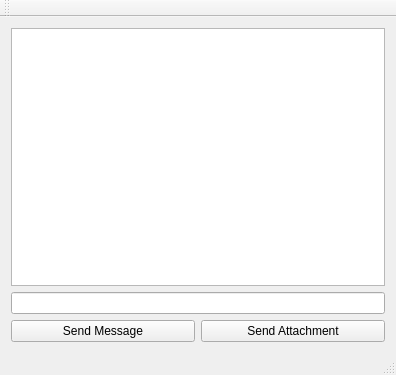
<?xml version="1.0" encoding="UTF-8"?>
<ui version="4.0">
 <class>MainWindow</class>
 <widget class="QMainWindow" name="MainWindow">
  <property name="geometry">
   <rect>
    <x>0</x>
    <y>0</y>
    <width>396</width>
    <height>375</height>
   </rect>
  </property>
  <property name="windowTitle">
   <string>QTCPClient</string>
  </property>
  <property name="styleSheet">
   <string notr="true"/>
  </property>
  <widget class="QWidget" name="centralWidget">
   <layout class="QGridLayout" name="gridLayout_2">
    <item row="0" column="0">
     <widget class="QTextBrowser" name="textBrowser_receivedMessages">
      <property name="styleSheet">
       <string notr="true"/>
      </property>
     </widget>
    </item>
    <item row="1" column="0">
     <layout class="QGridLayout" name="gridLayout">
      <item row="1" column="0">
       <widget class="QPushButton" name="pushButton_sendMessage">
        <property name="styleSheet">
         <string notr="true"/>
        </property>
        <property name="text">
         <string>Send Message</string>
        </property>
       </widget>
      </item>
      <item row="1" column="1">
       <widget class="QPushButton" name="pushButton_sendAttachment">
        <property name="styleSheet">
         <string notr="true"/>
        </property>
        <property name="text">
         <string>Send Attachment</string>
        </property>
       </widget>
      </item>
      <item row="0" column="0" colspan="2">
       <widget class="QLineEdit" name="lineEdit_message">
        <property name="sizePolicy">
         <sizepolicy hsizetype="Expanding" vsizetype="Fixed">
          <horstretch>0</horstretch>
          <verstretch>0</verstretch>
         </sizepolicy>
        </property>
        <property name="styleSheet">
         <string notr="true"/>
        </property>
       </widget>
      </item>
     </layout>
    </item>
   </layout>
  </widget>
  <widget class="QMenuBar" name="menuBar">
   <property name="geometry">
    <rect>
     <x>0</x>
     <y>0</y>
     <width>396</width>
     <height>22</height>
    </rect>
   </property>
  </widget>
  <widget class="QToolBar" name="mainToolBar">
   <attribute name="toolBarArea">
    <enum>TopToolBarArea</enum>
   </attribute>
   <attribute name="toolBarBreak">
    <bool>false</bool>
   </attribute>
  </widget>
  <widget class="QStatusBar" name="statusBar"/>
 </widget>
 <layoutdefault spacing="6" margin="11"/>
 <resources/>
 <connections/>
</ui>
